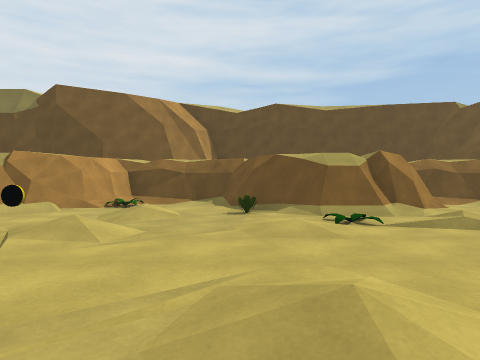
View 1 (above)

17 first-person views from a walk through a 3-D level made in the Unity game engine. The camera is 1.2 m above the floor, looks level and sees 75° across. The floor is counted in squares, 2 m on a side. Each view is taken from the middle of a square. On the plan, view 1 faces up. The plan holds only what a view shows up to about 9 squares ahead; the rest is blank. The place goes on beyond the plan.

View 2
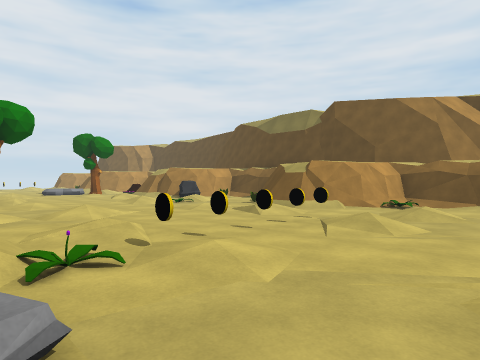

View 3
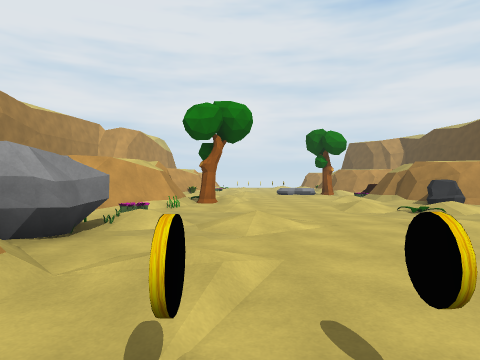

View 4
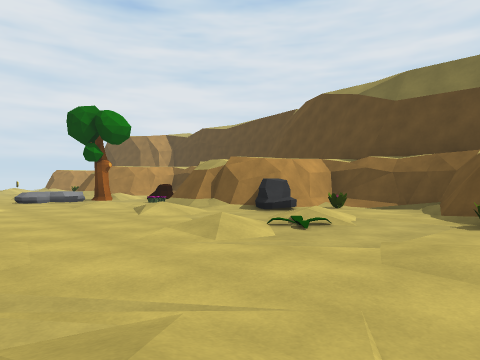

View 5
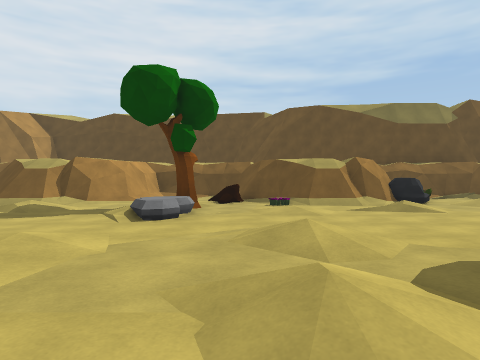

View 6
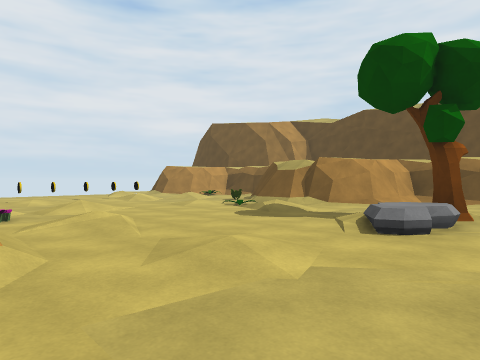

View 7
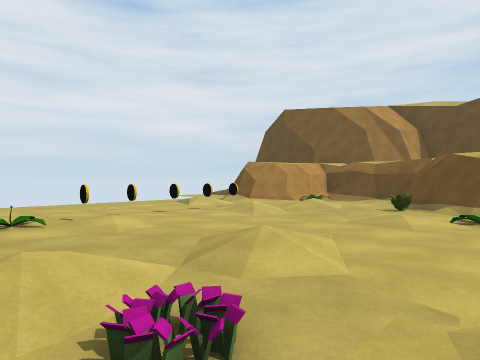

View 8
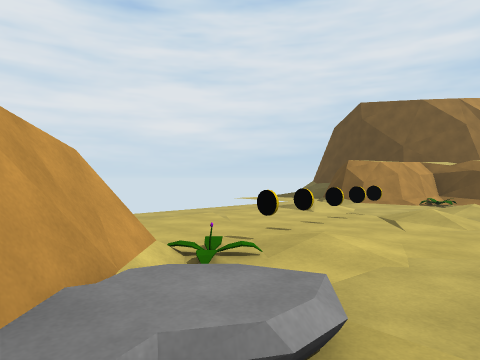

View 9
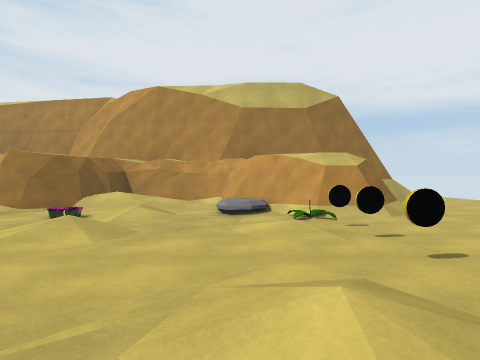

View 10
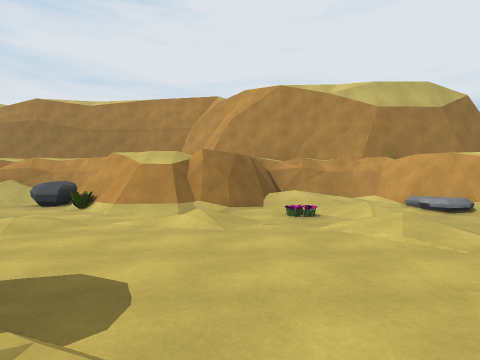

View 11
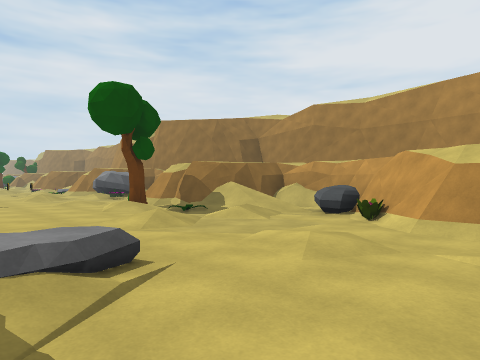

View 12
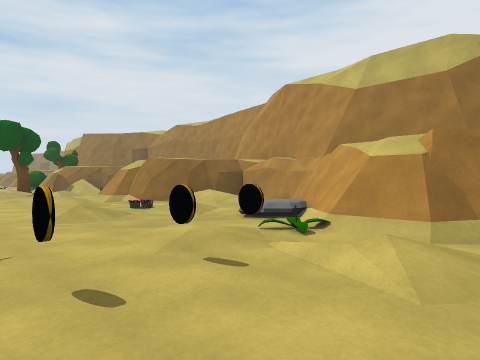

View 13
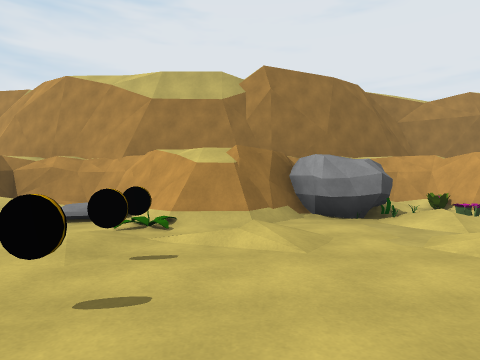

View 14
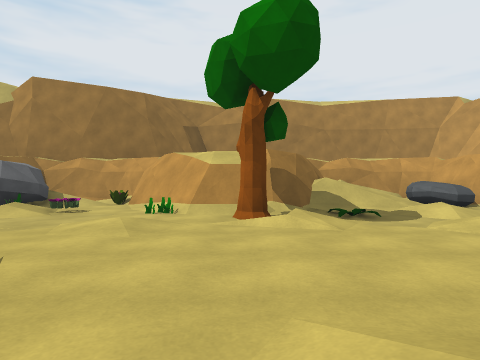

View 15
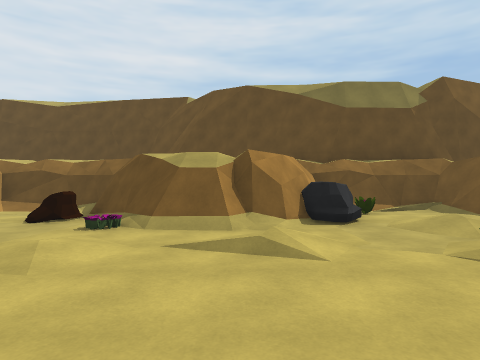

View 16
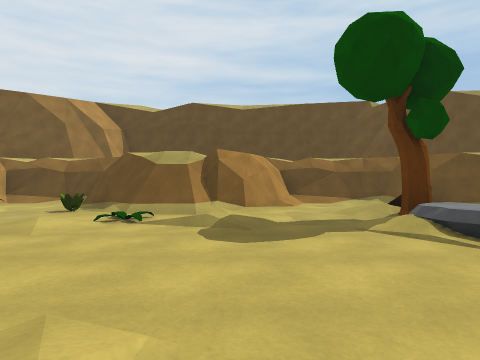

View 17
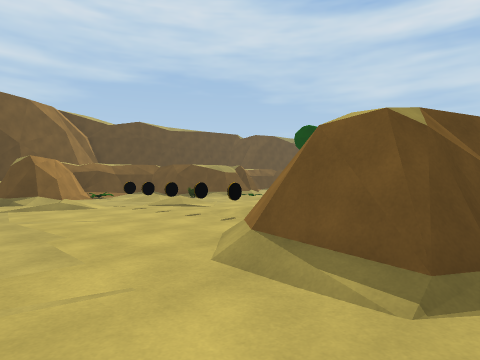

### Floor plan
Key: @ floor where view 1 was taken; # wall or solid block; . main floor; : floor 0.25 m higher than the main floor; + floor 0.5 m higher than the main floor; / step, stairs or slope; = window, fence, low wall or low ledge; v drop or lower ground; O other object.
Columns run from 29 left of view 1 to 4 right of it. Each row starts with its distance up from view 1.
  9    #####   ####   #####   ####
  8    #../#   #..##  #/./#  ##./#
  7  ###O..#####..O####/O.####O..#####
  6  /#..:.O###....O###O:.O##/.:.O###.
  5  .......O....O......O..........O.
  4  ./O./...././O.:..../.....O:..../
  3  ...O.......//............O......
  2  ...O.....................O.......
  1  ...O../....:.././..../../O../../.
  0  ...O...O.......O.O.......O..@O...
 -1 ../##+.:./##O....###OOOO/##//:..##
 -2 ..####.+/####O.//####O/O####.:/##
 -3 ...###/.##  ##O=##  #///#  #/..#
 -4 v    ####    ####   #####  #####

Positions as (right, up) in squares from view 1, and headings:
1: (0, 0), facing up
2: (0, -1), facing up-left
3: (-2, 1), facing left
4: (-6, 1), facing up-left
5: (-15, -2), facing up
6: (-15, -1), facing up-left
7: (-20, -1), facing up-left
8: (-23, -2), facing up-left
9: (-24, 5), facing down
10: (-20, 5), facing down
11: (-19, 4), facing down-right
12: (-5, 3), facing down-right
13: (-4, 4), facing down
14: (-11, 5), facing down
15: (-12, 1), facing up
16: (-19, 0), facing up
17: (-29, -3), facing up-right
